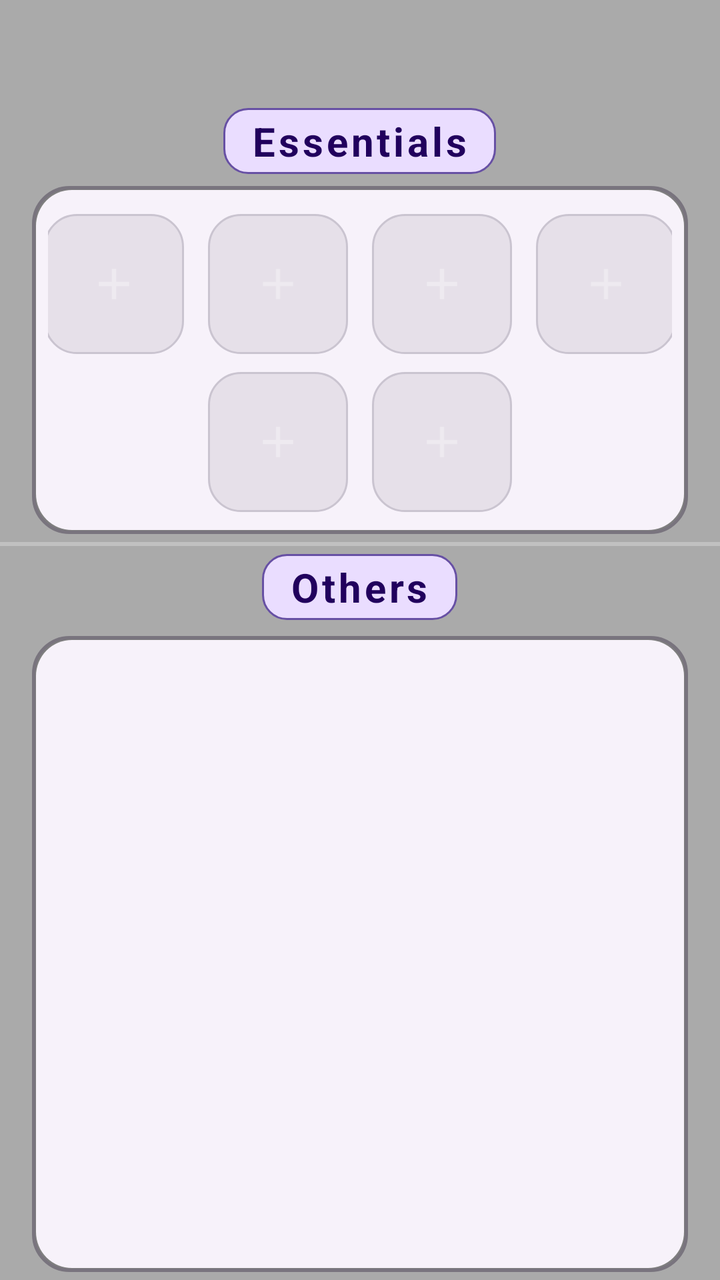
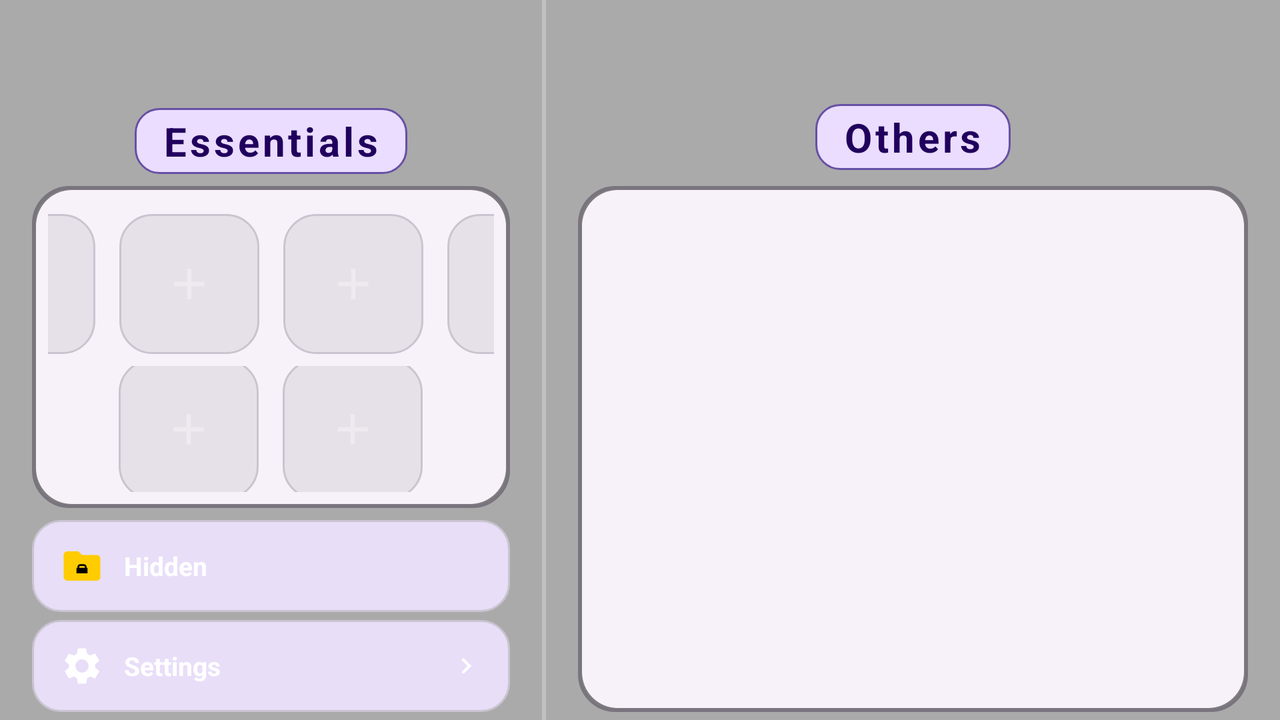

An Android layout and its configuration variant, each rendered on a device that would load it. The default file and the variant file are quoted in full after the pictures.
<!-- AndroidManifest.xml: application theme Theme.Launcher2S -->
<!-- res/layout/activity_main.xml -->
<?xml version="1.0" encoding="utf-8"?>
<FrameLayout xmlns:android="http://schemas.android.com/apk/res/android"
    android:id="@+id/rootBackground"
    android:layout_width="match_parent"
    android:layout_height="match_parent"
    android:fitsSystemWindows="false"
    android:background="@android:color/transparent">

    
    <View
        android:id="@+id/wallpaperDimOverlay"
        android:layout_width="match_parent"
        android:layout_height="match_parent"
        android:background="#55000000" />

    
    <LinearLayout
        android:id="@+id/mainContentLayout"
        android:layout_width="match_parent"
        android:layout_height="match_parent"
        android:orientation="vertical">

        
        <LinearLayout
            android:id="@+id/essentialsContainer"
            android:layout_width="match_parent"
            android:layout_height="0dp"
            android:layout_weight="0.85"
            android:orientation="vertical"
            android:paddingStart="@dimen/others_frame_margin_horizontal"
            android:paddingEnd="@dimen/others_frame_margin_horizontal"
            android:paddingTop="@dimen/others_frame_margin_vertical"
            android:paddingBottom="@dimen/others_frame_margin_vertical">

            
            <View
                android:id="@+id/statusBarSpacer"
                android:layout_width="match_parent"
                android:layout_height="48dp" />

            
            <TextView
                android:id="@+id/tvEssentialsTitle"
                android:layout_width="wrap_content"
                android:layout_height="wrap_content"
                android:layout_gravity="center_horizontal"
                android:layout_marginTop="2dp"
                android:layout_marginBottom="6dp"
                android:background="@drawable/bg_title_badge"
                android:text="@string/essentials"
                android:textColor="?attr/colorOnPrimaryContainer"
                android:textSize="@dimen/text_title"
                android:textStyle="bold"
                android:letterSpacing="0.08" />

            
            <LinearLayout
                android:id="@+id/essentialsFrame"
                android:layout_width="match_parent"
                android:layout_height="0dp"
                android:layout_weight="1"
                android:background="@drawable/bg_others_frame"
                android:gravity="center"
                android:orientation="vertical"
                android:padding="@dimen/others_frame_padding">

                
                <LinearLayout
                    android:layout_width="wrap_content"
                    android:layout_height="wrap_content"
                    android:gravity="center"
                    android:orientation="horizontal">

                    <include layout="@layout/item_essential_slot"
                        android:id="@+id/slot0"
                        android:layout_width="@dimen/slot_size"
                        android:layout_height="@dimen/slot_size"
                        android:layout_margin="@dimen/slot_margin" />

                    <include layout="@layout/item_essential_slot"
                        android:id="@+id/slot1"
                        android:layout_width="@dimen/slot_size"
                        android:layout_height="@dimen/slot_size"
                        android:layout_margin="@dimen/slot_margin" />

                    <include layout="@layout/item_essential_slot"
                        android:id="@+id/slot2"
                        android:layout_width="@dimen/slot_size"
                        android:layout_height="@dimen/slot_size"
                        android:layout_margin="@dimen/slot_margin" />

                    <include layout="@layout/item_essential_slot"
                        android:id="@+id/slot3"
                        android:layout_width="@dimen/slot_size"
                        android:layout_height="@dimen/slot_size"
                        android:layout_margin="@dimen/slot_margin" />

                </LinearLayout>

                
                <LinearLayout
                    android:layout_width="wrap_content"
                    android:layout_height="wrap_content"
                    android:gravity="center"
                    android:orientation="horizontal">

                    <include layout="@layout/item_essential_slot"
                        android:id="@+id/slot4"
                        android:layout_width="@dimen/slot_size"
                        android:layout_height="@dimen/slot_size"
                        android:layout_margin="@dimen/slot_margin" />

                    <include layout="@layout/item_essential_slot"
                        android:id="@+id/slot5"
                        android:layout_width="@dimen/slot_size"
                        android:layout_height="@dimen/slot_size"
                        android:layout_margin="@dimen/slot_margin" />

                </LinearLayout>

            </LinearLayout>

        </LinearLayout>

        
        <View
            android:layout_width="match_parent"
            android:layout_height="2dp"
            android:background="@color/divider" />

        
        <LinearLayout
            android:id="@+id/othersContainer"
            android:layout_width="match_parent"
            android:layout_height="0dp"
            android:layout_weight="1.15"
            android:orientation="vertical"
            android:paddingStart="@dimen/others_frame_margin_horizontal"
            android:paddingEnd="@dimen/others_frame_margin_horizontal"
            android:paddingTop="@dimen/others_frame_margin_vertical"
            android:paddingBottom="@dimen/others_frame_margin_vertical">

            
            <TextView
                android:id="@+id/tvOthersTitle"
                android:layout_width="wrap_content"
                android:layout_height="wrap_content"
                android:layout_gravity="center_horizontal"
                android:background="@drawable/bg_title_badge"
                android:text="@string/others"
                android:textColor="?attr/colorOnPrimaryContainer"
                android:textSize="@dimen/text_title"
                android:textStyle="bold"
                android:letterSpacing="0.08"
                android:layout_marginBottom="8dp" />

            
            <FrameLayout
                android:id="@+id/othersFrame"
                android:layout_width="match_parent"
                android:layout_height="0dp"
                android:layout_weight="1"
                android:background="@drawable/bg_others_frame"
                android:padding="@dimen/others_frame_padding">

                <androidx.recyclerview.widget.RecyclerView
                    android:id="@+id/othersRecyclerView"
                    android:layout_width="match_parent"
                    android:layout_height="match_parent"
                    android:clipToPadding="false"
                    android:scrollbars="vertical"
                    android:overScrollMode="never" />

            </FrameLayout>

        </LinearLayout>

    </LinearLayout>

</FrameLayout>
<!-- res/layout/item_essential_slot.xml (included above) -->
<?xml version="1.0" encoding="utf-8"?>
<FrameLayout xmlns:android="http://schemas.android.com/apk/res/android"
    android:layout_width="@dimen/slot_size"
    android:layout_height="@dimen/slot_size"
    android:clickable="true"
    android:focusable="true">

    
    <FrameLayout
        android:id="@+id/slotEmptyContainer"
        android:layout_width="match_parent"
        android:layout_height="match_parent"
        android:background="@drawable/bg_slot_empty"
        android:visibility="visible">

        <ImageView
            android:id="@+id/slotAddIcon"
            android:layout_width="26dp"
            android:layout_height="26dp"
            android:layout_gravity="center"
            android:src="@drawable/ic_add"
            android:alpha="0.45"
            android:importantForAccessibility="no" />
    </FrameLayout>

    
    <FrameLayout
        android:id="@+id/slotFilledCard"
        android:layout_width="match_parent"
        android:layout_height="match_parent"
        android:visibility="gone">

        <ImageView
            android:id="@+id/slotIcon"
            android:layout_width="match_parent"
            android:layout_height="match_parent"
            android:scaleType="fitCenter"
            android:adjustViewBounds="true"
            android:importantForAccessibility="no" />
    </FrameLayout>

</FrameLayout>
<!-- resources referenced by this layout -->
<resources>
  <color name="divider">#44FFFFFF</color>
  <dimen name="others_frame_margin_horizontal">16dp</dimen>
  <dimen name="others_frame_margin_vertical">4dp</dimen>
  <dimen name="others_frame_padding">8dp</dimen>
  <dimen name="slot_margin">6dp</dimen>
  <dimen name="slot_size">70dp</dimen>
  <dimen name="text_title">20sp</dimen>
  <!-- drawable bg_others_frame (drawable) -->
  <?xml version="1.0" encoding="utf-8"?>
  <layer-list xmlns:android="http://schemas.android.com/apk/res/android">
      
      <item>
          <shape android:shape="rectangle">
              <solid android:color="#40000000" />
              <stroke
                  android:width="1.5dp"
                  android:color="?attr/colorOutline" />
              <corners android:radius="@dimen/others_frame_corner_radius" />
          </shape>
      </item>
      
      <item
          android:top="2dp"
          android:bottom="2dp"
          android:left="2dp"
          android:right="2dp">
          <shape android:shape="rectangle">
              <solid android:color="?attr/colorSurfaceContainerLow" />
              <corners android:radius="@dimen/others_frame_corner_radius" />
          </shape>
      </item>
  </layer-list>
  <!-- drawable bg_slot_empty (drawable) -->
  <?xml version="1.0" encoding="utf-8"?>
  <shape xmlns:android="http://schemas.android.com/apk/res/android"
      android:shape="rectangle">
      <solid android:color="?attr/colorSurfaceContainerHighest" />
      <stroke
          android:width="1dp"
          android:color="?attr/colorOutlineVariant" />
      <corners android:radius="@dimen/slot_corner_radius" />
  </shape>
  <!-- drawable bg_title_badge (drawable) -->
  <?xml version="1.0" encoding="utf-8"?>
  <shape xmlns:android="http://schemas.android.com/apk/res/android"
      android:shape="rectangle">
      <solid android:color="?attr/colorPrimaryContainer" />
      <stroke
          android:width="1dp"
          android:color="?attr/colorPrimary" />
      <corners android:radius="12dp" />
      <padding
          android:left="14dp"
          android:right="14dp"
          android:top="3dp"
          android:bottom="3dp" />
  </shape>
  <!-- drawable ic_add (drawable) -->
  <?xml version="1.0" encoding="utf-8"?>
  <vector xmlns:android="http://schemas.android.com/apk/res/android"
      android:width="24dp"
      android:height="24dp"
      android:viewportWidth="24"
      android:viewportHeight="24">
      <path
          android:fillColor="#B3FFFFFF"
          android:pathData="M19,13h-6v6h-2v-6H5v-2h6V5h2v6h6z" />
  </vector>
  <string name="essentials">Essentials</string>
  <string name="others">Others</string>
  <style name="Theme.Launcher2S" parent="Theme.Material3.DayNight.NoActionBar">
          
          <item name="android:windowShowWallpaper">true</item>
          <item name="android:windowBackground">@android:color/transparent</item>
          <item name="android:colorBackgroundCacheHint">@null</item>
          <item name="android:windowDrawsSystemBarBackgrounds">true</item>
          <item name="android:statusBarColor">@android:color/transparent</item>
          <item name="android:navigationBarColor">@android:color/transparent</item>
          
          <item name="android:windowOptOutEdgeToEdgeEnforcement" tools:targetApi="35">false</item>
      </style>
  <dimen name="others_frame_corner_radius">18dp</dimen>
  <dimen name="slot_corner_radius">16dp</dimen>
</resources>
<!-- res/layout-land/activity_main.xml (the repository's variant of the layout above) -->
<!-- drawn on the phone turned sideways -->
<?xml version="1.0" encoding="utf-8"?>
<FrameLayout xmlns:android="http://schemas.android.com/apk/res/android"
    android:id="@+id/rootBackground"
    android:layout_width="match_parent"
    android:layout_height="match_parent"
    android:fitsSystemWindows="false"
    android:background="@android:color/transparent">

    
    <View
        android:id="@+id/wallpaperDimOverlay"
        android:layout_width="match_parent"
        android:layout_height="match_parent"
        android:background="#55000000" />

    
    <LinearLayout
        android:id="@+id/mainContentLayout"
        android:layout_width="match_parent"
        android:layout_height="match_parent"
        android:orientation="horizontal">

        
        <LinearLayout
            android:id="@+id/essentialsContainer"
            android:layout_width="0dp"
            android:layout_height="match_parent"
            android:layout_weight="0.85"
            android:orientation="vertical"
            android:paddingStart="@dimen/others_frame_margin_horizontal"
            android:paddingEnd="@dimen/others_frame_margin_horizontal"
            android:paddingTop="@dimen/others_frame_margin_vertical"
            android:paddingBottom="@dimen/others_frame_margin_vertical">

            
            <View
                android:id="@+id/statusBarSpacer"
                android:layout_width="match_parent"
                android:layout_height="48dp" />

            
            <TextView
                android:id="@+id/tvEssentialsTitle"
                android:layout_width="wrap_content"
                android:layout_height="wrap_content"
                android:layout_gravity="center_horizontal"
                android:layout_marginTop="2dp"
                android:layout_marginBottom="6dp"
                android:background="@drawable/bg_title_badge"
                android:text="@string/essentials"
                android:textColor="?attr/colorOnPrimaryContainer"
                android:textSize="@dimen/text_title"
                android:textStyle="bold"
                android:letterSpacing="0.08" />

            
            <LinearLayout
                android:id="@+id/essentialsFrame"
                android:layout_width="match_parent"
                android:layout_height="0dp"
                android:layout_weight="1"
                android:background="@drawable/bg_others_frame"
                android:gravity="center"
                android:orientation="vertical"
                android:padding="@dimen/others_frame_padding">

                
                <LinearLayout
                    android:layout_width="wrap_content"
                    android:layout_height="wrap_content"
                    android:gravity="center"
                    android:orientation="horizontal">

                    <include layout="@layout/item_essential_slot"
                        android:id="@+id/slot0"
                        android:layout_width="@dimen/slot_size"
                        android:layout_height="@dimen/slot_size"
                        android:layout_margin="@dimen/slot_margin" />

                    <include layout="@layout/item_essential_slot"
                        android:id="@+id/slot1"
                        android:layout_width="@dimen/slot_size"
                        android:layout_height="@dimen/slot_size"
                        android:layout_margin="@dimen/slot_margin" />

                    <include layout="@layout/item_essential_slot"
                        android:id="@+id/slot2"
                        android:layout_width="@dimen/slot_size"
                        android:layout_height="@dimen/slot_size"
                        android:layout_margin="@dimen/slot_margin" />

                    <include layout="@layout/item_essential_slot"
                        android:id="@+id/slot3"
                        android:layout_width="@dimen/slot_size"
                        android:layout_height="@dimen/slot_size"
                        android:layout_margin="@dimen/slot_margin" />

                </LinearLayout>

                
                <LinearLayout
                    android:layout_width="wrap_content"
                    android:layout_height="wrap_content"
                    android:gravity="center"
                    android:orientation="horizontal">

                    <include layout="@layout/item_essential_slot"
                        android:id="@+id/slot4"
                        android:layout_width="@dimen/slot_size"
                        android:layout_height="@dimen/slot_size"
                        android:layout_margin="@dimen/slot_margin" />

                    <include layout="@layout/item_essential_slot"
                        android:id="@+id/slot5"
                        android:layout_width="@dimen/slot_size"
                        android:layout_height="@dimen/slot_size"
                        android:layout_margin="@dimen/slot_margin" />

                </LinearLayout>

            </LinearLayout>

            
            
            <LinearLayout
                android:id="@+id/hiddenFolderRowLand"
                android:layout_width="match_parent"
                android:layout_height="46dp"
                android:layout_marginTop="6dp"
                android:orientation="horizontal"
                android:gravity="center_vertical"
                android:background="@drawable/bg_hidden_folder"
                android:paddingStart="14dp"
                android:paddingEnd="14dp"
                android:clickable="true"
                android:focusable="true">

                <ImageView
                    android:layout_width="22dp"
                    android:layout_height="22dp"
                    android:src="@drawable/ic_folder_hidden"
                    android:scaleType="fitCenter"
                    android:importantForAccessibility="no" />

                <TextView
                    android:id="@+id/hiddenFolderLabelLand"
                    android:layout_width="0dp"
                    android:layout_height="wrap_content"
                    android:layout_weight="1"
                    android:layout_marginStart="10dp"
                    android:text="@string/hidden_folder_name"
                    android:textColor="@color/text_primary"
                    android:textSize="13sp"
                    android:textStyle="bold"
                    android:maxLines="1" />

                <TextView
                    android:id="@+id/hiddenFolderCountLand"
                    android:layout_width="wrap_content"
                    android:layout_height="wrap_content"
                    android:background="@drawable/bg_count_badge"
                    android:textColor="#94A3B8"
                    android:textSize="11sp"
                    android:textStyle="bold"
                    android:paddingStart="8dp"
                    android:paddingEnd="8dp"
                    android:paddingTop="2dp"
                    android:paddingBottom="2dp" />

            </LinearLayout>

            
            <LinearLayout
                android:id="@+id/settingsRowLand"
                android:layout_width="match_parent"
                android:layout_height="46dp"
                android:layout_marginTop="4dp"
                android:orientation="horizontal"
                android:gravity="center_vertical"
                android:background="@drawable/bg_hidden_folder"
                android:paddingStart="14dp"
                android:paddingEnd="14dp"
                android:clickable="true"
                android:focusable="true">

                <ImageView
                    android:layout_width="22dp"
                    android:layout_height="22dp"
                    android:src="@drawable/ic_settings"
                    android:scaleType="fitCenter"
                    android:importantForAccessibility="no" />

                <TextView
                    android:layout_width="0dp"
                    android:layout_height="wrap_content"
                    android:layout_weight="1"
                    android:layout_marginStart="10dp"
                    android:text="@string/settings"
                    android:textColor="@color/text_primary"
                    android:textSize="13sp"
                    android:textStyle="bold"
                    android:maxLines="1" />

                <ImageView
                    android:layout_width="16dp"
                    android:layout_height="16dp"
                    android:src="@drawable/ic_chevron_right"
                    android:scaleType="fitCenter"
                    android:importantForAccessibility="no" />

            </LinearLayout>

        </LinearLayout>

        
        <View
            android:layout_width="2dp"
            android:layout_height="match_parent"
            android:background="@color/divider" />

        
        <LinearLayout
            android:id="@+id/othersContainer"
            android:layout_width="0dp"
            android:layout_height="match_parent"
            android:layout_weight="1.15"
            android:orientation="vertical"
            android:paddingStart="@dimen/others_frame_margin_horizontal"
            android:paddingEnd="@dimen/others_frame_margin_horizontal"
            android:paddingTop="@dimen/others_frame_margin_vertical"
            android:paddingBottom="@dimen/others_frame_margin_vertical">

            
            <TextView
                android:id="@+id/tvOthersTitle"
                android:layout_width="wrap_content"
                android:layout_height="wrap_content"
                android:layout_gravity="center_horizontal"
                android:background="@drawable/bg_title_badge"
                android:text="@string/others"
                android:textColor="?attr/colorOnPrimaryContainer"
                android:textSize="@dimen/text_title"
                android:textStyle="bold"
                android:letterSpacing="0.08"
                android:layout_marginTop="48dp"
                android:layout_marginBottom="8dp" />

            
            <FrameLayout
                android:id="@+id/othersFrame"
                android:layout_width="match_parent"
                android:layout_height="0dp"
                android:layout_weight="1"
                android:background="@drawable/bg_others_frame"
                android:padding="@dimen/others_frame_padding">

                <androidx.recyclerview.widget.RecyclerView
                    android:id="@+id/othersRecyclerView"
                    android:layout_width="match_parent"
                    android:layout_height="match_parent"
                    android:clipToPadding="false"
                    android:scrollbars="vertical"
                    android:overScrollMode="never" />

            </FrameLayout>

        </LinearLayout>

    </LinearLayout>

</FrameLayout>
<!-- resources referenced by the variant -->
<!-- as the phone turned sideways resolves them -->
<resources>
  <color name="divider">#44FFFFFF</color>
  <color name="text_primary">#FFFFFFFF</color>
  <dimen name="others_frame_margin_horizontal">16dp</dimen>
  <dimen name="others_frame_margin_vertical">4dp</dimen>
  <dimen name="others_frame_padding">8dp</dimen>
  <dimen name="slot_margin">6dp</dimen>
  <dimen name="slot_size">70dp</dimen>
  <dimen name="text_title">20sp</dimen>
  <!-- drawable bg_hidden_folder (drawable) -->
  <?xml version="1.0" encoding="utf-8"?>
  <ripple xmlns:android="http://schemas.android.com/apk/res/android"
      android:color="?attr/colorControlHighlight">
      <item>
          <shape android:shape="rectangle">
              <solid android:color="?attr/colorSecondaryContainer" />
              <stroke
                  android:width="1dp"
                  android:color="?attr/colorOutlineVariant" />
              <corners android:radius="@dimen/others_icon_corner_radius" />
          </shape>
      </item>
  </ripple>
  <!-- drawable bg_slot_empty (drawable) -->
  <?xml version="1.0" encoding="utf-8"?>
  <shape xmlns:android="http://schemas.android.com/apk/res/android"
      android:shape="rectangle">
      <solid android:color="?attr/colorSurfaceContainerHighest" />
      <stroke
          android:width="1dp"
          android:color="?attr/colorOutlineVariant" />
      <corners android:radius="@dimen/slot_corner_radius" />
  </shape>
  <!-- drawable bg_title_badge (drawable) -->
  <?xml version="1.0" encoding="utf-8"?>
  <shape xmlns:android="http://schemas.android.com/apk/res/android"
      android:shape="rectangle">
      <solid android:color="?attr/colorPrimaryContainer" />
      <stroke
          android:width="1dp"
          android:color="?attr/colorPrimary" />
      <corners android:radius="12dp" />
      <padding
          android:left="14dp"
          android:right="14dp"
          android:top="3dp"
          android:bottom="3dp" />
  </shape>
  <!-- drawable ic_add (drawable) -->
  <?xml version="1.0" encoding="utf-8"?>
  <vector xmlns:android="http://schemas.android.com/apk/res/android"
      android:width="24dp"
      android:height="24dp"
      android:viewportWidth="24"
      android:viewportHeight="24">
      <path
          android:fillColor="#B3FFFFFF"
          android:pathData="M19,13h-6v6h-2v-6H5v-2h6V5h2v6h6z" />
  </vector>
  <!-- drawable ic_chevron_right (drawable) -->
  <vector xmlns:android="http://schemas.android.com/apk/res/android"
      android:width="24dp"
      android:height="24dp"
      android:viewportWidth="24"
      android:viewportHeight="24">
    <path
        android:fillColor="#FFFFFFFF"
        android:pathData="M10,6L8.59,7.41L13.17,12l-4.58,4.59L10,18l6,-6z"/>
  </vector>
  <string name="essentials">Essentials</string>
  <string name="hidden_folder_name">Hidden</string>
  <string name="others">Others</string>
  <string name="settings">Settings</string>
  <style name="Theme.Launcher2S" parent="Theme.Material3.DayNight.NoActionBar">
          
          <item name="android:windowShowWallpaper">true</item>
          <item name="android:windowBackground">@android:color/transparent</item>
          <item name="android:colorBackgroundCacheHint">@null</item>
          <item name="android:windowDrawsSystemBarBackgrounds">true</item>
          <item name="android:statusBarColor">@android:color/transparent</item>
          <item name="android:navigationBarColor">@android:color/transparent</item>
          
          <item name="android:windowOptOutEdgeToEdgeEnforcement" tools:targetApi="35">false</item>
      </style>
  <dimen name="others_icon_corner_radius">14dp</dimen>
  <dimen name="others_frame_corner_radius">18dp</dimen>
  <dimen name="slot_corner_radius">16dp</dimen>
  <!-- some entries are left out for length -->
</resources>
